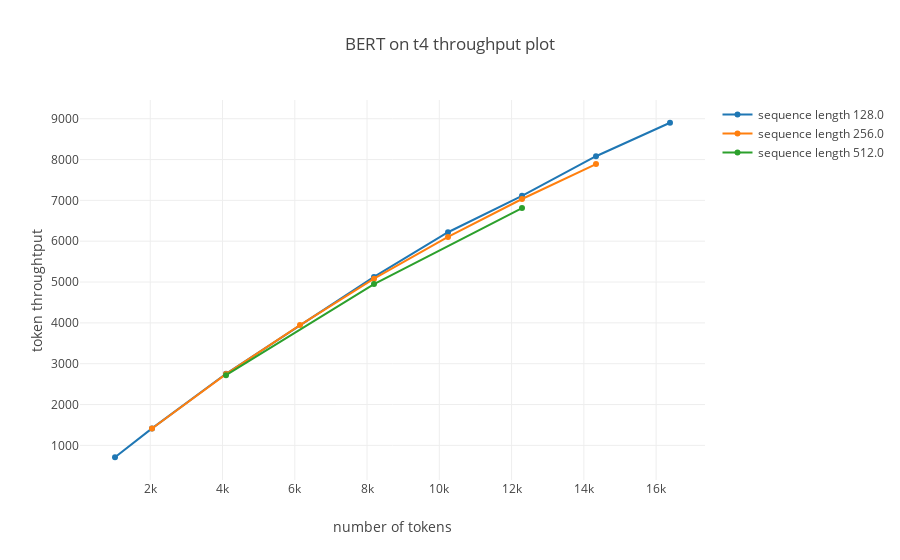

Notebook code cell kept with this figure:
### Code cell
plot_throughput(t4_df, "BERT on t4 throughput plot")

### Figure 1 — Plotly figure (JSON) as saved in the notebook; plotly's stock layout.template omitted (floating-point values rounded to 4 significant figures)
{"data": [{"mode": "lines+markers", "name": "sequence length 128.0", "type": "scatter", "uid": "476937f1-4a55-4ac0-bede-c48875ef57d6", "x": [1024, 2048, 4096, 8192, 10240, 12288, 14336, 16384], "y": [708.4, 1415.0, 2753.0, 5125.0, 6220.0, 7111.0, 8082.0, 8902.0]}, {"mode": "lines+markers", "name": "sequence length 256.0", "type": "scatter", "uid": "145a7d7c-e7b5-4cbb-91d1-4b85fb5b57f6", "x": [2048, 4096, 6144, 8192, 10240, 12288, 14336], "y": [1412.0, 2746.0, 3946.0, 5082.0, 6106.0, 7034.0, 7890.0]}, {"mode": "lines+markers", "name": "sequence length 512.0", "type": "scatter", "uid": "6c9fa02f-5b05-4390-ab39-cc972304fc16", "x": [4096, 8192, 12288], "y": [2718.0, 4949.0, 6813.0]}], "layout": {"title": {"text": "BERT on t4 throughput plot"}, "xaxis": {"title": {"text": "number of tokens"}}, "yaxis": {"title": {"text": "token throughtput"}}}}
